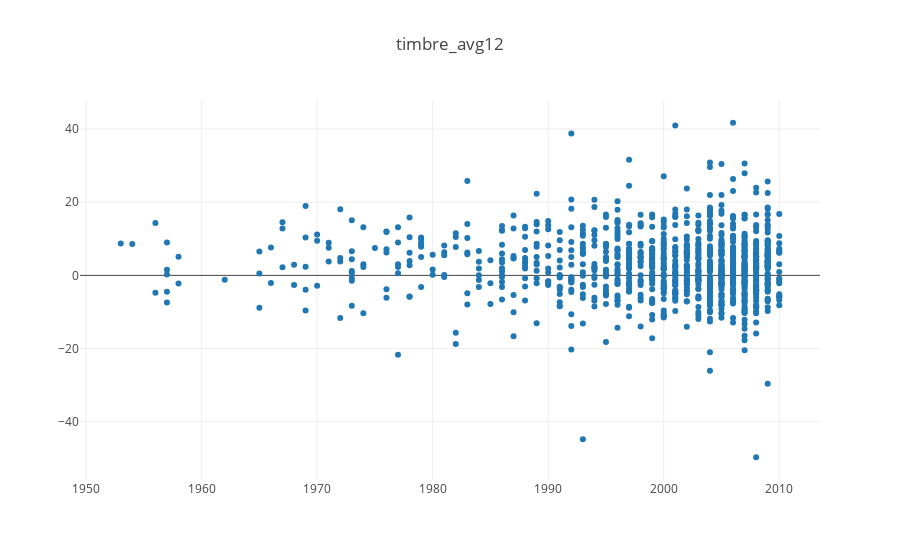

Notebook source saved alongside this figure:
### Code cell
df_sample = df_train.sample(1000, random_state=120438)

prop = 'timbre_avg12'

trace = go.Scatter(
    x = df_sample['year'],
    y = df_sample[prop],
    mode = 'markers'
)

layout = go.Layout(
    title = prop
)

py.iplot(go.Figure(data = [trace], layout=layout))

### Figure 1 — Plotly figure (JSON) as saved in the notebook; plotly's stock layout.template omitted (floating-point values rounded to 4 significant figures; data arrays with more than 128 entries replaced by an {"elided": "..."} marker saying what was removed)
{"data": [{"mode": "markers", "type": "scatter", "uid": "6089662c-0213-49e2-86f3-3ee6f8cc9ec1", "x": {"elided": "1000 int values"}, "y": {"elided": "1000 float values"}}], "layout": {"autosize": true, "title": "timbre_avg12", "xaxis": {"autorange": true, "range": [1950.0, 2013.0], "type": "linear"}, "yaxis": {"autorange": true, "range": [-57.24, 49.26], "type": "linear"}}}
